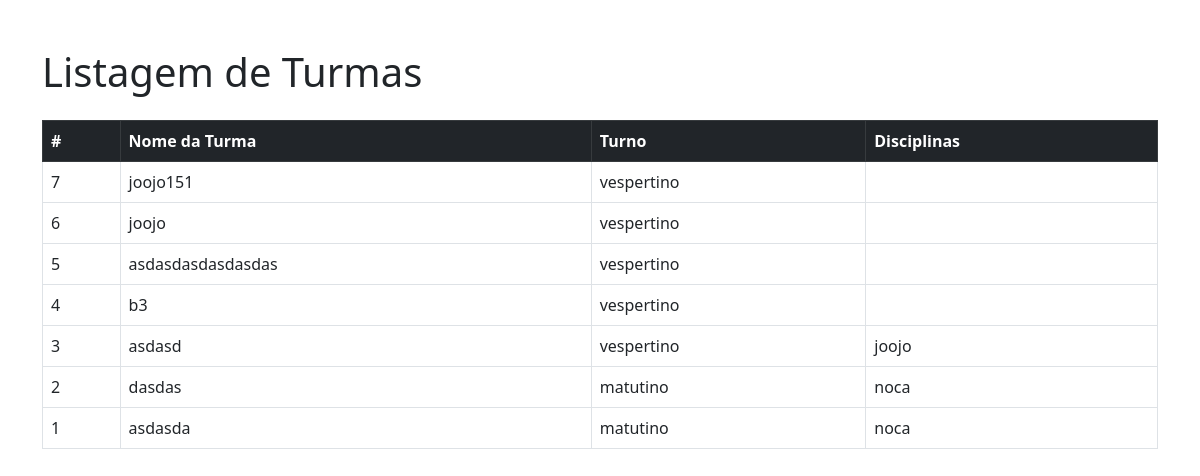
The app's page /turma/ with its own data.
### core/models.py (models this page shows, shortened)
class Turma(models.Model):
    TURNOS_CHOICES = (
        ('matutino', 'Matutino'),
        ('vespertino', 'Vespertino'),
        ('noturno', 'Noturno')
    )
    nome = models.CharField('Nome', max_length=50)
    turno = models.CharField('Turno', choices=TURNOS_CHOICES, max_length=10)
    class Meta:
        verbose_name = 'Turma'
        verbose_name_plural = 'Turmas'
    def display_disciplinas(self):
        disciplinas = self.disciplina_set.all()
        return ", ".join(d.nome for d in disciplinas)

class Disciplina(models.Model):
    carga_horaria = models.PositiveIntegerField()
    nome = models.CharField('Nome', max_length=50)
    descricao = models.TextField('Descrição')
    turma = models.ManyToManyField(Turma)
    class Meta:
        verbose_name = 'Disciplina'
        verbose_name_plural = 'Disciplinas'

### core/views.py (the view)
# urls.py: path("turma/", views.TurmaListView.as_view(), name="turma_list"),
class TurmaListView(ListView):
    model = Turma
    context_object_name = 'turmas'
    template_name = 'turma/list.html'
    ordering = ['-id']

### core/templates/turma/list.html (shortened to what this page needs)
<!DOCTYPE html>
<html lang="pt-br">
<head>
    <link href="https://cdn.jsdelivr.net/npm/bootstrap@5.3.0/dist/css/bootstrap.min.css" rel="stylesheet">
</head>
<body>
    <div class="container mt-5">
        <h1 class="mb-4">Listagem de Turmas</h1>
        <table class="table table-bordered table-hover">
            <thead class="table-dark">
                <tr>
                    <th scope="col">#</th>
                    <th scope="col">Nome da Turma</th>
                    <th scope="col">Turno</th>
                    <th scope="col">Disciplinas</th>
                </tr>
            </thead>
            <tbody>
                {% for turma in turmas %}
                <tr>
                    <td>{{ turma.id }}</td>
                    <td>{{ turma.nome }}</td>
                    <td>{{ turma.turno }}</td>
                    <td>{{ turma.display_disciplinas }}</td>
                </tr>
                {% endfor %}
            </tbody>
        </table>
    </div>
</body>
</html>

### records on screen
Turma: id "7", nome "joojo151", turno "vespertino"
Turma: id "6", nome "joojo", turno "vespertino"
Turma: id "5", nome "asdasdasdasdasdas", turno "vespertino"
Turma: id "4", nome "b3", turno "vespertino"
Turma: id "3", nome "asdasd", turno "vespertino", display_disciplinas "joojo"
Turma: id "2", nome "dasdas", turno "matutino", display_disciplinas "noca"
Turma: id "1", nome "asdasda", turno "matutino", display_disciplinas "noca"
